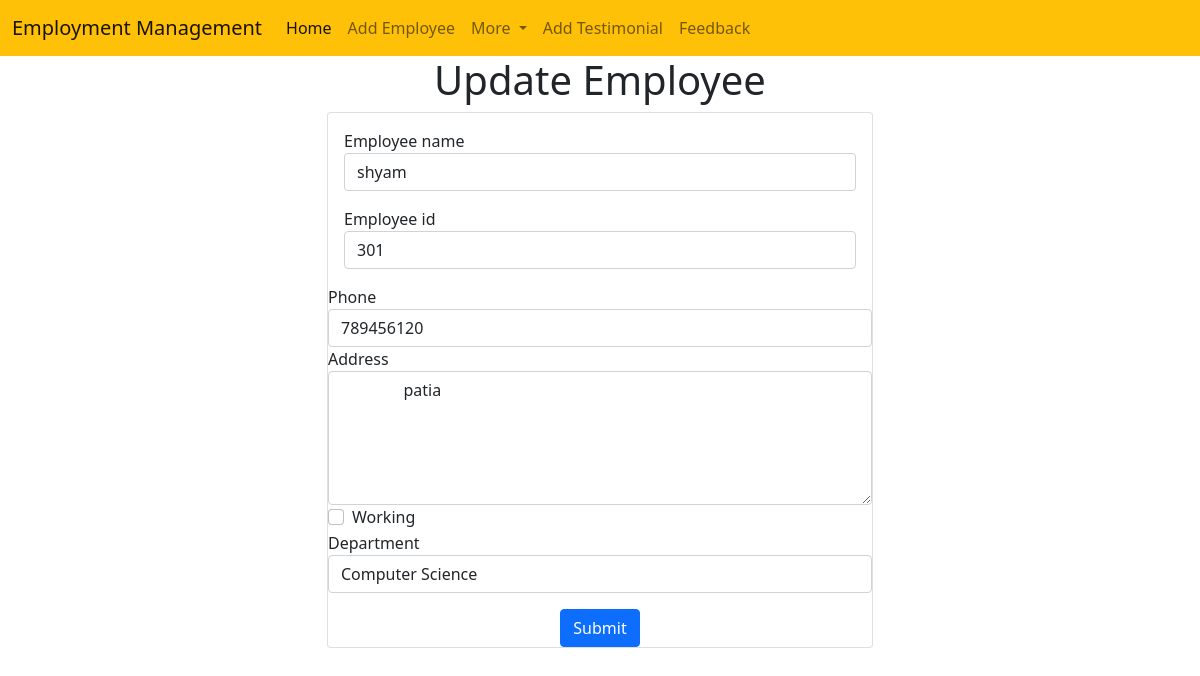
Screenshot of /emp/update/9 with the database file from the repository.
### emp/models.py (models this page shows, shortened)
class Emp(models.Model):
    name = models.CharField(max_length=200)
    emp_id= models.CharField(max_length=200)
    phone=models.CharField(max_length=10)
    address=models.CharField(max_length=150)
    working=models.BooleanField(default=True)
    department=models.CharField(max_length=10)

### emp/views.py (the view)
# urls.py: path("update/<int:emp_id>",update_emp),
def update_emp(request,emp_id):
    emp=Emp.objects.get(pk=emp_id)
    return render(request,"emp/update-emp.html",{"emp":emp})

### templates/emp/update-emp.html (shortened to what this page needs)
<!DOCTYPE html>
<html lang="en">
  <head>
    <link
      href="https://cdn.jsdelivr.net/npm/bootstrap@5.0.2/dist/css/bootstrap.min.css"
      rel="stylesheet"
    />
  </head>
  <body>
    {% include 'emp/navbar.html' %}
    <h1 class="text-center">Update Employee</h1>
    <div class="container">
      <div class="row">
        <div class="col-md-6 offset-md-3">
          <div class="card">
            <div class="card-body">
              <form action="/emp/do-update/{{emp.id}}" method="POST">
                <div class="mb-3">
                  <label for="name">Employee name</label>
                  <input
                    id="name"
                    type="text"
                    class="form-control"
                    placeholder="Enter your name"
                    name="emp_name"
                    value={{emp.name}}
                  />
                </div>
                <div class="md-3">
                  <label for="name">Employee id</label>
                  <input
                    type="text"
                    id="id"
                    class="form-control"
                    placeholder="Enter your id"
                    name="emp_id"
                    value={{emp.emp_id}}
                  />
                </div>
            </div>
                <div class="md-3">
                  <label for="phone">Phone</label>
                  <input
                    id="phone"
                    type="text"
                    placeholder="Enter your phone no."
                    class="form-control"
                    name="emp_phone"
                    value={{emp.phone}}
                  />
                </div>
                <div class="md-3">
                  <label for="address">Address</label>
               <textarea name="emp_address" id="address" class="form-control" rows=5 >{{emp.address}}
               </textarea>
              </div>
                <div class="md-3 form-check">
                  <label for="phone">Working</label>
                  <input
                    id="working"
                    type="checkbox"
                    placeholder="Enter your phone no."
                    class="form-check-input"
                    name="emp_working"
                    value={{emp.working}}
                  />
                </div>
                <div class="md-3">
                  <label for="department">Department</label>
                  <select name="emp_dept" id="department"  class="form-control" value={{emp.department}}>
                    <option value="CSE">Computer Science</option>
                  </select>
                </div>
              <div class="container mt-3 text-center ">
                <input type="submit" value="Submit" class="btn btn-primary ">
              </div>
          </div>
        </div>
      </div>
    </div>
  </body>
</html>

### rows the page displays
Emp: emp_name "shyam", emp_id "301", emp_phone "789456120", emp_address "patia", emp_dept "Computer Science"
